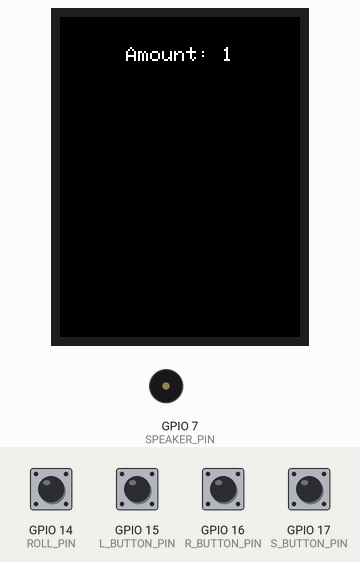
The sketch below on a simulated ESP32. Shown: 240×320 colour display, buzzer (waves = sounding). The test bench sets the inputs (shaded band); at power-on: GPIO 14 (ROLL_PIN), GPIO 15 (L_BUTTON_PIN), GPIO 16 (R_BUTTON_PIN), GPIO 17 (S_BUTTON_PIN) HIGH. Storage starts empty; random numbers use the default seed unless the sketch sets one.

Above: at 1.4 s.
1.5 s: GPIO 17 (S_BUTTON_PIN) pulled LOW for 0.15 s
At 2.5 s:
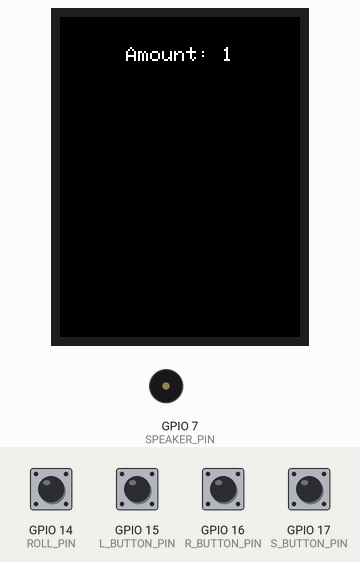
3.2 s: GPIO 14 (ROLL_PIN) pulled LOW for 0.15 s
At 4.5 s:
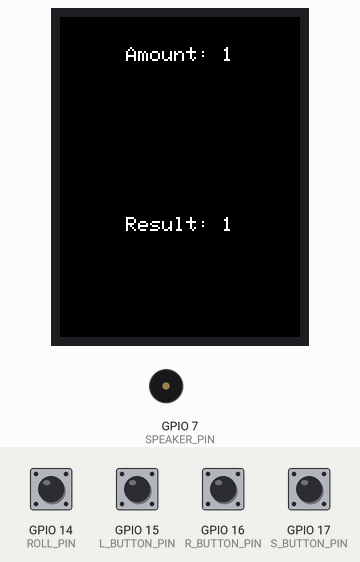
4.8 s: GPIO 16 (R_BUTTON_PIN) pulled LOW for 0.15 s
At 6.0 s:
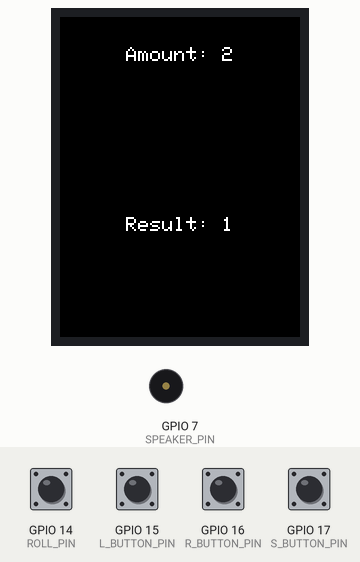
6.4 s: GPIO 14 (ROLL_PIN) pulled LOW for 1 s
At 7.2 s:
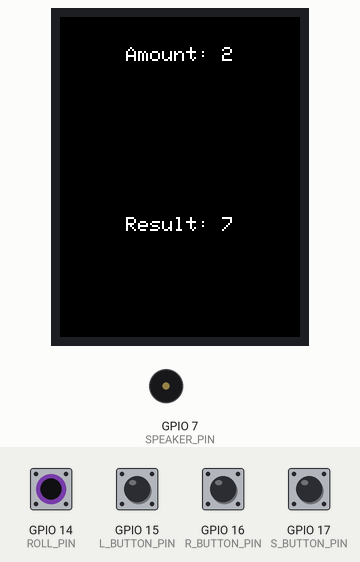
8.9 s: GPIO 15 (L_BUTTON_PIN) pulled LOW for 0.15 s
At 10.1 s:
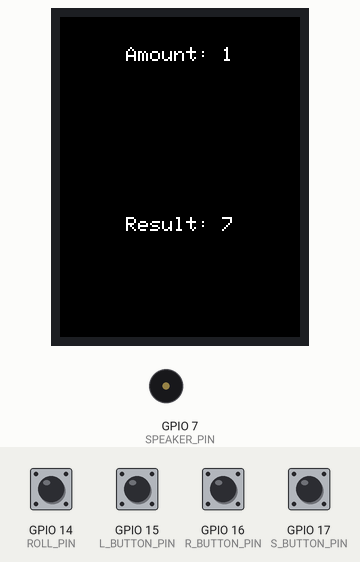
10.5 s: GPIO 17 (S_BUTTON_PIN) pulled LOW for 1 s
At 11.8 s:
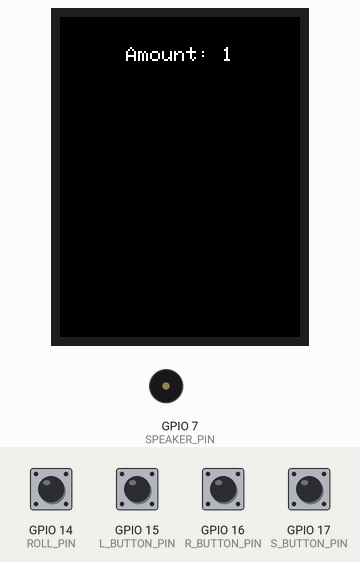
Timing chart, 0 to 13.5 s (numbered marks = the images above; inputs shaded):
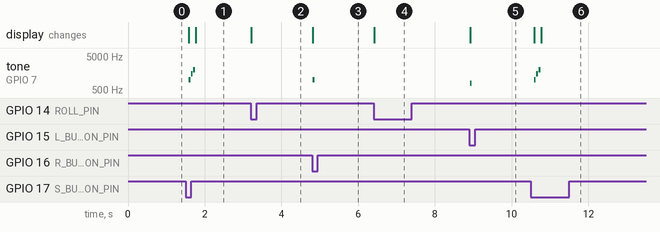

The sketch:

diceroller.ino
```cpp
#include <TFT_eSPI.h>
#include <SdFat.h>

struct Point3D {
  float x;
  float y;
  float z;
};

struct Edge {
  uint8_t a;
  uint8_t b;
};

#define POINT_NUM 20
Point3D points[POINT_NUM];

#define EDGE_NUM 30
Edge edges[EDGE_NUM];

#define MAX_FILES 6
const char* files[MAX_FILES] = {"/4","/6","/8","/10","/12","/20"};

#define S_BUTTON_PIN 17
#define R_BUTTON_PIN 16
#define L_BUTTON_PIN 15
#define ROLL_PIN 14

TFT_eSPI tft = TFT_eSPI();
SdFat SD;
File file;

#define SD_CS 4

#define SPEAKER_PIN 7

uint16_t shapeColor = TFT_WHITE;

void readShapeFromFile(const char* filename) {
  file = SD.open(filename);

  // Clear existing points and edges
  memset(points, 0, sizeof(points));
  memset(edges, 0, sizeof(edges));

  // Read number of points
  int numPoints = file.parseInt();

  // Read points
  for (int i = 0; i < numPoints; i++) {
    points[i].x = file.parseFloat();
    file.read(); // Skip comma
    points[i].y = file.parseFloat();
    file.read(); // Skip comma
    points[i].z = file.parseFloat();
    file.read(); // Skip newline
  }

  // Read number of edges
  uint8_t numEdges = file.parseInt();
  if (numEdges > EDGE_NUM) {
    file.close();
    return false;
  }

  // Read edges
  for (int i = 0; i < numEdges; i++) {
    edges[i].a = file.parseInt();
    file.read(); // Skip comma
    edges[i].b = file.parseInt();
    file.read(); // Skip newline
  }

  // Read color
  float r = file.parseFloat();
  file.read(); // Skip comma
  float g = file.parseFloat();
  file.read(); // Skip comma
  float b = file.parseFloat();
  file.read(); // Skip newline

  // Convert RGB (0-1) to RGB565 color format
  uint8_t r8 = (uint8_t)(r * 31) & 0x1F;
  uint8_t g8 = (uint8_t)(g * 63) & 0x3F;
  uint8_t b8 = (uint8_t)(b * 31) & 0x1F;
  shapeColor = (r8 << 11) | (g8 << 5) | b8;

  file.close();
}

void displayDiceType(const char* diceType, int amount) {
  tft.setTextSize(2); // Set text size

  // Clear the previous text area
  tft.fillRect(0, 0, 240, 40, TFT_BLACK); // Adjust the dimensions if needed

  tft.setTextColor(shapeColor, TFT_BLACK); // White text on black background
  // Draw "Roll: <diceType>"
  String rollText = "Dice: ";
  rollText += diceType;
  int rollTextWidth = tft.textWidth(rollText);
  tft.setCursor((240 - rollTextWidth) / 2, 10); // Center horizontally, position vertically
  tft.print(rollText);

  tft.setTextColor(TFT_WHITE, TFT_BLACK); // White text on black background
  // Draw "Amount: <number>"
  String amountText = "Amount: ";
  amountText += String(amount);
  int amountTextWidth = tft.textWidth(amountText);
  tft.setCursor((240 - amountTextWidth) / 2, 30); // Center horizontally, position vertically
  tft.print(amountText);
}

void displayResult(int number) {
  tft.setTextColor(TFT_WHITE, TFT_BLACK); // White text on black background
  tft.setTextSize(2); // Set text size

  // Clear the previous text area
  tft.fillRect(0, 190, 240, 50, TFT_BLACK); // Adjust the dimensions if needed

  String resultText = "Result: ";
  resultText += String(number);
  int resultTextWidth = tft.textWidth(resultText);
  tft.setCursor((240 - resultTextWidth) / 2, 200); // Center horizontally, position vertically
  tft.print(resultText);
}


void setup() {
  tft.begin();
  tft.fillScreen(TFT_BLACK);

  pinMode(S_BUTTON_PIN, INPUT_PULLUP);
  pinMode(R_BUTTON_PIN, INPUT_PULLUP);
  pinMode(L_BUTTON_PIN, INPUT_PULLUP);
  pinMode(ROLL_PIN, INPUT_PULLUP);

  if (!SD.begin(SD_CS)) {
    //Serial.println(F("SD card initialization failed!"));
    return;
  }

  readShapeFromFile(files[0]);

  // Initial dice type display
  displayDiceType("4", 1);
}

void rotate(Point3D &point, float angleX, float angleY, float angleZ, const Point3D &center) {
  float radX = radians(angleX);
  float radY = radians(angleY);
  float radZ = radians(angleZ);

  float cosX = cos(radX), sinX = sin(radX);
  float cosY = cos(radY), sinY = sin(radY);
  float cosZ = cos(radZ), sinZ = sin(radZ);

  // Translate point to the origin
  float x = point.x - center.x;
  float y = point.y - center.y;
  float z = point.z - center.z;

  // Rotation around X-axis
  float tempY = y * cosX - z * sinX;
  float tempZ = y * sinX + z * cosX;
  y = tempY;
  z = tempZ;

  // Rotation around Y-axis
  float tempX = x * cosY + z * sinY;
  z = -x * sinY + z * cosY;
  x = tempX;

  // Rotation around Z-axis
  tempX = x * cosZ - y * sinZ;
  tempY = x * sinZ + y * cosZ;
  x = tempX;
  y = tempY;

  // Translate point back to its original position
  point.x = x + center.x;
  point.y = y + center.y;
  point.z = z + center.z;
}

void project(Point3D &point, Point3D &projPoint) {
  float distance = 400; // Distance from the viewer to the screen
  projPoint.x = point.x * (distance / (distance + point.z)) + 120; // Adjust for screen center
  projPoint.y = point.y * (distance / (distance + point.z)) + 120; // Adjust for screen center
}

float lerpToTarget(float targetSpeed, float deltaTime, float value) {
  if (value > targetSpeed) {
    value -= abs(value - targetSpeed) * deltaTime;
    if (value < targetSpeed) value = targetSpeed; // Clamp to target value
  } else if (value < targetSpeed) {
    value += abs(value - targetSpeed) * deltaTime;
    if (value > targetSpeed) value = targetSpeed; // Clamp to target value
  }
  return value;
}

constexpr uint8_t initialFrequency = 500;
constexpr uint8_t finalFrequency = 10;
constexpr uint8_t rollDuration = 200;
constexpr uint8_t numBeeps = 30;

unsigned long beepStartTime = 0;
uint8_t currentBeep = 0;
bool rolling = false;

void rollDiceSound() {
  if (rolling) {
    unsigned long elapsedTime = millis() - beepStartTime;
    if (elapsedTime >= 6) {
      beepStartTime = millis();
      int frequency = map(currentBeep * 6, 0, rollDuration, initialFrequency, finalFrequency);
      int beepDuration = map(currentBeep, 0, numBeeps, 50, 150);

      tone(SPEAKER_PIN, frequency, beepDuration);

      currentBeep++;
      if (currentBeep >= numBeeps) {
        rolling = false;
        noTone(SPEAKER_PIN);
      }
    }
  }
}


void playSwitch() {
  const int duration = 50;  // Duration of each tone in milliseconds
  const int pause = 10;     // Pause between tones in milliseconds

  // Play an ascending series of tones
  tone(SPEAKER_PIN, 1000, 50);
  delay(60);
  tone(SPEAKER_PIN, 1500, 50);
  delay(60);
  tone(SPEAKER_PIN, 2000, 50);
  delay(50);

  noTone(SPEAKER_PIN);  // Ensure the tone is stopped
}

void startRollDiceSound() {
  rolling = true;
  beepStartTime = millis();
  currentBeep = 0;
}


float deltatime = 0.1;
uint8_t pPressed = 0;
uint8_t d_num = 0;
Point3D pPoints[POINT_NUM];

uint8_t roll_num = 1;

Point3D speed = {10,10,10};

void loop() {
  unsigned long prev = millis();

  uint8_t pressed = 0;
  if (digitalRead(S_BUTTON_PIN) == LOW) {
    pressed = S_BUTTON_PIN;
  } else if (digitalRead(R_BUTTON_PIN) == LOW) {
    pressed = R_BUTTON_PIN;
  } else if (digitalRead(L_BUTTON_PIN) == LOW) {
    pressed = L_BUTTON_PIN;
  } else if (digitalRead(ROLL_PIN) == LOW) {
    pressed = ROLL_PIN;
  }

  if (pPressed == 0) {
    switch(pressed) {
      case S_BUTTON_PIN:
        d_num = (d_num + 1) % MAX_FILES;
        readShapeFromFile(files[d_num]);
        //Serial.println(files[d_num]);
        tft.fillScreen(TFT_BLACK); // Clear the screen
        rolling = false;
        speed.x = 10;
        speed.y = 10;
        speed.z = 10;
        playSwitch();
        roll_num = 1;
        displayDiceType(files[d_num] + 1, roll_num); // Update dice type display (skip '/' character)
        break;
      case R_BUTTON_PIN:
        roll_num++;
        displayDiceType(files[d_num] + 1, roll_num);
        tone(SPEAKER_PIN, 1000, 50);
        delay(50);
        break;
      case L_BUTTON_PIN:
        roll_num--;
        if (roll_num < 1) {
          roll_num = 1;
        }
        displayDiceType(files[d_num] + 1, roll_num);
        tone(SPEAKER_PIN, 800, 50);
        delay(50);
        break;
      case ROLL_PIN:
          // Generate random value between 30 and 50
          speed.x = random(50, 81);
          speed.y = random(50, 81);
          speed.z = random(50, 81);

          // Randomly decide to flip the sign
          if (random(0, 2) == 0) speed.x = -speed.x;
          if (random(0, 2) == 0) speed.y = -speed.y;
          if (random(0, 2) == 0) speed.z = -speed.z;

          startRollDiceSound();

          int total = 0;
          for (int i = 0; i < roll_num; i++) {
            switch(d_num) {
              case 0:
                total += random(1,5);
                break;
              case 1:
                total += random(1,7);
                break;
              case 2:
                total += random(1,9);
                break;
              case 3:
                total += random(1,11);
                break;
              case 4:
                total += random(1,13);
                break;
              case 5:
                total += random(1,21);
                break;
              default:
                break;
            }
          }
          displayResult(total);

          break;

      default:
        break;
    }
  }
  rollDiceSound();

  Point3D center = {0, 0, 0};
  // Draw lines between projected points
  for (int i = 0; i < POINT_NUM; i++) {
    project(points[i], pPoints[i]);
    rotate(points[i], speed.x * deltatime, speed.y * deltatime, speed.z * deltatime, center); // Rotate 1 degree around all axes
  }

  tft.startWrite();
  // Draw edges
  for (int i = 0; i < EDGE_NUM; i++) {
    tft.drawLine(pPoints[edges[i].a].x, pPoints[edges[i].a].y, pPoints[edges[i].b].x, pPoints[edges[i].b].y, TFT_BLACK);
    Point3D a;
    Point3D b;
    project(points[edges[i].a], a);
    project(points[edges[i].b], b);
    tft.drawLine(a.x, a.y, b.x, b.y, shapeColor);
  }
  tft.endWrite();

  float targetSpeed = speed.x > 0 ? 10.0 : -10.0;
  speed.x = lerpToTarget(targetSpeed, deltatime, speed.x);

  targetSpeed = speed.y > 0 ? 10.0 : -10.0;
  speed.y = lerpToTarget(targetSpeed, deltatime, speed.y);

  targetSpeed = speed.z > 0 ? 10.0 : -10.0;
  speed.z = lerpToTarget(targetSpeed, deltatime, speed.z);

  deltatime = (millis() - prev) / 1000.0;
  pPressed = pressed;
}
```

Measured:
- after the input at 1.5 s, tone on GPIO 7 (SPEAKER_PIN): plays 1000 Hz for 0.05 s, 1500 Hz for 0.05 s, 2000 Hz for 0.05 s, starting after 0.08 s; the display: first changes after 0.08 s (image 1 shows a later state)
- after the input at 3.2 s, the display: changes at once (image 2)
- after the input at 4.8 s, tone on GPIO 7 (SPEAKER_PIN): silent → 1000 Hz at once, → silent 0.05 s later; the display: changes at once (image 3)
- after the input at 6.4 s, the display: changes at once (image 4)
- after the input at 8.9 s, tone on GPIO 7 (SPEAKER_PIN): silent → 800 Hz at once, → silent 0.05 s later; the display: changes at once (image 5)
- after the input at 10.5 s, tone on GPIO 7 (SPEAKER_PIN): plays 1000 Hz for 0.05 s, 1500 Hz for 0.05 s, 2000 Hz for 0.05 s, starting after 0.08 s; the display: first changes after 0.08 s (image 6 shows a later state)
